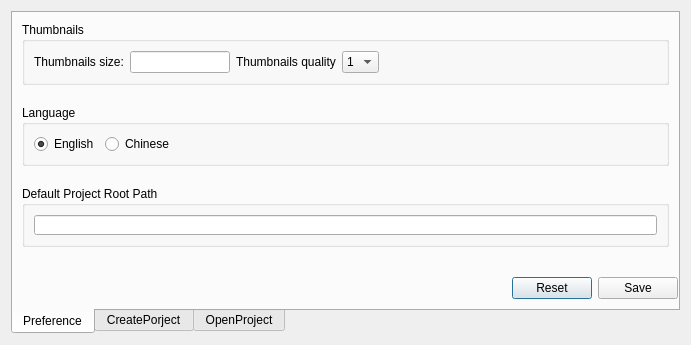
<?xml version="1.0" encoding="UTF-8"?>
<ui version="4.0">
 <class>Dialog</class>
 <widget class="QDialog" name="Dialog">
  <property name="geometry">
   <rect>
    <x>0</x>
    <y>0</y>
    <width>691</width>
    <height>345</height>
   </rect>
  </property>
  <property name="windowTitle">
   <string>Dialog</string>
  </property>
  <layout class="QVBoxLayout" name="verticalLayout_5">
   <item>
    <widget class="QTabWidget" name="tabWidget">
     <property name="font">
      <font>
       <family>Arial</family>
      </font>
     </property>
     <property name="tabPosition">
      <enum>QTabWidget::South</enum>
     </property>
     <property name="tabShape">
      <enum>QTabWidget::Rounded</enum>
     </property>
     <property name="currentIndex">
      <number>0</number>
     </property>
     <property name="elideMode">
      <enum>Qt::ElideNone</enum>
     </property>
     <property name="usesScrollButtons">
      <bool>true</bool>
     </property>
     <property name="documentMode">
      <bool>false</bool>
     </property>
     <property name="tabsClosable">
      <bool>false</bool>
     </property>
     <property name="tabBarAutoHide">
      <bool>false</bool>
     </property>
     <widget class="QWidget" name="setting_tab">
      <attribute name="title">
       <string>Preference</string>
      </attribute>
      <layout class="QVBoxLayout" name="verticalLayout_2">
       <property name="spacing">
        <number>0</number>
       </property>
       <property name="leftMargin">
        <number>0</number>
       </property>
       <property name="topMargin">
        <number>0</number>
       </property>
       <property name="rightMargin">
        <number>0</number>
       </property>
       <property name="bottomMargin">
        <number>9</number>
       </property>
       <item>
        <widget class="QWidget" name="widget" native="true">
         <layout class="QVBoxLayout" name="verticalLayout_7">
          <property name="spacing">
           <number>20</number>
          </property>
          <item>
           <widget class="QGroupBox" name="thumbnails_grp">
            <property name="title">
             <string>Thumbnails</string>
            </property>
            <layout class="QHBoxLayout" name="horizontalLayout_8">
             <item>
              <widget class="QLabel" name="label_5">
               <property name="text">
                <string>Thumbnails size:</string>
               </property>
              </widget>
             </item>
             <item>
              <widget class="QLineEdit" name="thumbnail_size_le">
               <property name="maximumSize">
                <size>
                 <width>100</width>
                 <height>16777215</height>
                </size>
               </property>
              </widget>
             </item>
             <item>
              <widget class="QLabel" name="label_6">
               <property name="text">
                <string>Thumbnails quality</string>
               </property>
              </widget>
             </item>
             <item>
              <widget class="QComboBox" name="thumbnail_quality_cb">
               <item>
                <property name="text">
                 <string>1</string>
                </property>
               </item>
               <item>
                <property name="text">
                 <string>2</string>
                </property>
               </item>
               <item>
                <property name="text">
                 <string>3</string>
                </property>
               </item>
               <item>
                <property name="text">
                 <string>4</string>
                </property>
               </item>
               <item>
                <property name="text">
                 <string>5</string>
                </property>
               </item>
              </widget>
             </item>
             <item>
              <spacer name="horizontalSpacer_2">
               <property name="orientation">
                <enum>Qt::Horizontal</enum>
               </property>
               <property name="sizeHint" stdset="0">
                <size>
                 <width>40</width>
                 <height>20</height>
                </size>
               </property>
              </spacer>
             </item>
            </layout>
           </widget>
          </item>
          <item>
           <widget class="QGroupBox" name="language_grp">
            <property name="title">
             <string>Language</string>
            </property>
            <layout class="QHBoxLayout" name="horizontalLayout">
             <item>
              <widget class="QRadioButton" name="eng_rb">
               <property name="text">
                <string>English</string>
               </property>
               <property name="checked">
                <bool>true</bool>
               </property>
              </widget>
             </item>
             <item>
              <widget class="QRadioButton" name="ch_rb">
               <property name="text">
                <string>Chinese</string>
               </property>
              </widget>
             </item>
             <item>
              <spacer name="horizontalSpacer">
               <property name="orientation">
                <enum>Qt::Horizontal</enum>
               </property>
               <property name="sizeHint" stdset="0">
                <size>
                 <width>40</width>
                 <height>20</height>
                </size>
               </property>
              </spacer>
             </item>
            </layout>
           </widget>
          </item>
          <item>
           <widget class="QGroupBox" name="project_grp">
            <property name="title">
             <string>Default Project Root Path</string>
            </property>
            <layout class="QHBoxLayout" name="horizontalLayout_6">
             <item>
              <widget class="QLineEdit" name="project_root_path_le">
               <property name="minimumSize">
                <size>
                 <width>0</width>
                 <height>20</height>
                </size>
               </property>
              </widget>
             </item>
            </layout>
           </widget>
          </item>
          <item>
           <spacer name="verticalSpacer_4">
            <property name="orientation">
             <enum>Qt::Vertical</enum>
            </property>
            <property name="sizeHint" stdset="0">
             <size>
              <width>20</width>
              <height>40</height>
             </size>
            </property>
           </spacer>
          </item>
         </layout>
        </widget>
       </item>
       <item>
        <widget class="QWidget" name="widget_5" native="true">
         <layout class="QHBoxLayout" name="horizontalLayout_9">
          <property name="spacing">
           <number>6</number>
          </property>
          <property name="leftMargin">
           <number>0</number>
          </property>
          <property name="topMargin">
           <number>0</number>
          </property>
          <property name="rightMargin">
           <number>0</number>
          </property>
          <property name="bottomMargin">
           <number>0</number>
          </property>
          <item>
           <spacer name="horizontalSpacer_3">
            <property name="orientation">
             <enum>Qt::Horizontal</enum>
            </property>
            <property name="sizeHint" stdset="0">
             <size>
              <width>40</width>
              <height>20</height>
             </size>
            </property>
           </spacer>
          </item>
          <item>
           <widget class="QPushButton" name="preference_reset_btn">
            <property name="text">
             <string>Reset</string>
            </property>
           </widget>
          </item>
          <item>
           <widget class="QPushButton" name="preference_save_btn">
            <property name="text">
             <string>Save</string>
            </property>
           </widget>
          </item>
         </layout>
        </widget>
       </item>
      </layout>
     </widget>
     <widget class="QWidget" name="create_project_tab">
      <attribute name="title">
       <string>CreatePorject</string>
      </attribute>
      <layout class="QVBoxLayout" name="verticalLayout_6">
       <property name="spacing">
        <number>0</number>
       </property>
       <property name="leftMargin">
        <number>0</number>
       </property>
       <property name="topMargin">
        <number>0</number>
       </property>
       <property name="rightMargin">
        <number>0</number>
       </property>
       <property name="bottomMargin">
        <number>0</number>
       </property>
       <item>
        <layout class="QHBoxLayout" name="horizontalLayout_7" stretch="2,3">
         <property name="spacing">
          <number>10</number>
         </property>
         <item>
          <widget class="QWidget" name="widget_4" native="true">
           <property name="styleSheet">
            <string notr="true"/>
           </property>
           <layout class="QVBoxLayout" name="verticalLayout">
            <item>
             <widget class="QPushButton" name="add_project_type_btn">
              <property name="maximumSize">
               <size>
                <width>20</width>
                <height>16777215</height>
               </size>
              </property>
              <property name="styleSheet">
               <string notr="true">background-color: rgba(255, 255, 255, 0);
border: 0px;</string>
              </property>
              <property name="text">
               <string/>
              </property>
              <property name="icon">
               <iconset>
                <normaloff>../icon/add_asset.png</normaloff>../icon/add_asset.png</iconset>
              </property>
             </widget>
            </item>
            <item>
             <widget class="QWidget" name="widget_2" native="true">
              <property name="styleSheet">
               <string notr="true">border: 1px solid rgb(100,100,100);</string>
              </property>
              <layout class="QGridLayout" name="gridLayout">
               <property name="leftMargin">
                <number>10</number>
               </property>
               <property name="topMargin">
                <number>10</number>
               </property>
               <property name="rightMargin">
                <number>10</number>
               </property>
               <property name="bottomMargin">
                <number>10</number>
               </property>
               <property name="horizontalSpacing">
                <number>10</number>
               </property>
               <item row="2" column="0">
                <spacer name="verticalSpacer_2">
                 <property name="orientation">
                  <enum>Qt::Vertical</enum>
                 </property>
                 <property name="sizeHint" stdset="0">
                  <size>
                   <width>20</width>
                   <height>40</height>
                  </size>
                 </property>
                </spacer>
               </item>
               <item row="0" column="0">
                <widget class="QRadioButton" name="Game_btn">
                 <property name="styleSheet">
                  <string notr="true">border: 0px;</string>
                 </property>
                 <property name="text">
                  <string/>
                 </property>
                 <property name="icon">
                  <iconset>
                   <normaloff>../icon/Game.png</normaloff>../icon/Game.png</iconset>
                 </property>
                 <property name="iconSize">
                  <size>
                   <width>30</width>
                   <height>30</height>
                  </size>
                 </property>
                </widget>
               </item>
               <item row="0" column="1">
                <widget class="QRadioButton" name="TVshow_btn">
                 <property name="styleSheet">
                  <string notr="true">border: 0px;</string>
                 </property>
                 <property name="text">
                  <string/>
                 </property>
                 <property name="icon">
                  <iconset>
                   <normaloff>../icon/TVshow.png</normaloff>../icon/TVshow.png</iconset>
                 </property>
                 <property name="iconSize">
                  <size>
                   <width>30</width>
                   <height>30</height>
                  </size>
                 </property>
                 <property name="checked">
                  <bool>true</bool>
                 </property>
                </widget>
               </item>
              </layout>
             </widget>
            </item>
           </layout>
          </widget>
         </item>
         <item>
          <widget class="QWidget" name="widget_3" native="true">
           <layout class="QVBoxLayout" name="verticalLayout_4">
            <property name="spacing">
             <number>10</number>
            </property>
            <item>
             <spacer name="verticalSpacer_3">
              <property name="orientation">
               <enum>Qt::Vertical</enum>
              </property>
              <property name="sizeHint" stdset="0">
               <size>
                <width>20</width>
                <height>40</height>
               </size>
              </property>
             </spacer>
            </item>
            <item>
             <layout class="QHBoxLayout" name="horizontalLayout_4">
              <item>
               <widget class="QLabel" name="label_3">
                <property name="minimumSize">
                 <size>
                  <width>80</width>
                  <height>0</height>
                 </size>
                </property>
                <property name="text">
                 <string>Project Location</string>
                </property>
               </widget>
              </item>
              <item>
               <widget class="QLineEdit" name="cr_pj_loc_le"/>
              </item>
              <item>
               <widget class="QPushButton" name="cr_pj_location_btn">
                <property name="styleSheet">
                 <string notr="true">background-color: rgba(255, 255, 255, 0);
border: 0px;</string>
                </property>
                <property name="text">
                 <string/>
                </property>
                <property name="icon">
                 <iconset>
                  <normaloff>../icon/root_path.png</normaloff>../icon/root_path.png</iconset>
                </property>
               </widget>
              </item>
             </layout>
            </item>
            <item>
             <layout class="QHBoxLayout" name="horizontalLayout_5">
              <item>
               <widget class="QLabel" name="label_4">
                <property name="minimumSize">
                 <size>
                  <width>80</width>
                  <height>0</height>
                 </size>
                </property>
                <property name="text">
                 <string>Project Name</string>
                </property>
               </widget>
              </item>
              <item>
               <widget class="QLineEdit" name="cr_pj_name_le"/>
              </item>
             </layout>
            </item>
            <item>
             <widget class="QPushButton" name="cr_pj_create_btn">
              <property name="styleSheet">
               <string notr="true">background-color: rgb(113, 162, 188);
font: 75 14pt &quot;Arial&quot;;</string>
              </property>
              <property name="text">
               <string>Create</string>
              </property>
             </widget>
            </item>
            <item>
             <spacer name="verticalSpacer">
              <property name="orientation">
               <enum>Qt::Vertical</enum>
              </property>
              <property name="sizeHint" stdset="0">
               <size>
                <width>20</width>
                <height>40</height>
               </size>
              </property>
             </spacer>
            </item>
           </layout>
          </widget>
         </item>
        </layout>
       </item>
      </layout>
     </widget>
     <widget class="QWidget" name="open_project_tab">
      <attribute name="title">
       <string>OpenProject</string>
      </attribute>
      <layout class="QVBoxLayout" name="verticalLayout_3">
       <item>
        <widget class="QTableView" name="tableView"/>
       </item>
       <item>
        <layout class="QHBoxLayout" name="horizontalLayout_2">
         <item>
          <widget class="QLabel" name="label">
           <property name="minimumSize">
            <size>
             <width>120</width>
             <height>0</height>
            </size>
           </property>
           <property name="styleSheet">
            <string notr="true">font: 12pt &quot;Arial&quot;;</string>
           </property>
           <property name="text">
            <string>project Location:</string>
           </property>
          </widget>
         </item>
         <item>
          <widget class="QLineEdit" name="op_pj_loc_le"/>
         </item>
         <item>
          <widget class="QPushButton" name="project_browse_btn">
           <property name="minimumSize">
            <size>
             <width>50</width>
             <height>0</height>
            </size>
           </property>
           <property name="styleSheet">
            <string notr="true">background-color: rgba(255, 255, 255, 0);
border: 0px;</string>
           </property>
           <property name="text">
            <string/>
           </property>
           <property name="icon">
            <iconset>
             <normaloff>../icon/root_path.png</normaloff>../icon/root_path.png</iconset>
           </property>
          </widget>
         </item>
        </layout>
       </item>
       <item>
        <layout class="QHBoxLayout" name="horizontalLayout_3">
         <item>
          <widget class="QLabel" name="label_2">
           <property name="minimumSize">
            <size>
             <width>120</width>
             <height>0</height>
            </size>
           </property>
           <property name="maximumSize">
            <size>
             <width>16777215</width>
             <height>16777215</height>
            </size>
           </property>
           <property name="styleSheet">
            <string notr="true">font: 12pt &quot;Arial&quot;;</string>
           </property>
           <property name="text">
            <string>project name:</string>
           </property>
          </widget>
         </item>
         <item>
          <widget class="QLineEdit" name="op_pj_name_le"/>
         </item>
        </layout>
       </item>
       <item>
        <widget class="QPushButton" name="create_project_btn">
         <property name="minimumSize">
          <size>
           <width>100</width>
           <height>0</height>
          </size>
         </property>
         <property name="styleSheet">
          <string notr="true">background-color: rgb(113, 162, 188);
font: 12pt &quot;Arial&quot;;</string>
         </property>
         <property name="text">
          <string>Open</string>
         </property>
        </widget>
       </item>
      </layout>
     </widget>
    </widget>
   </item>
  </layout>
 </widget>
 <resources/>
 <connections/>
</ui>
